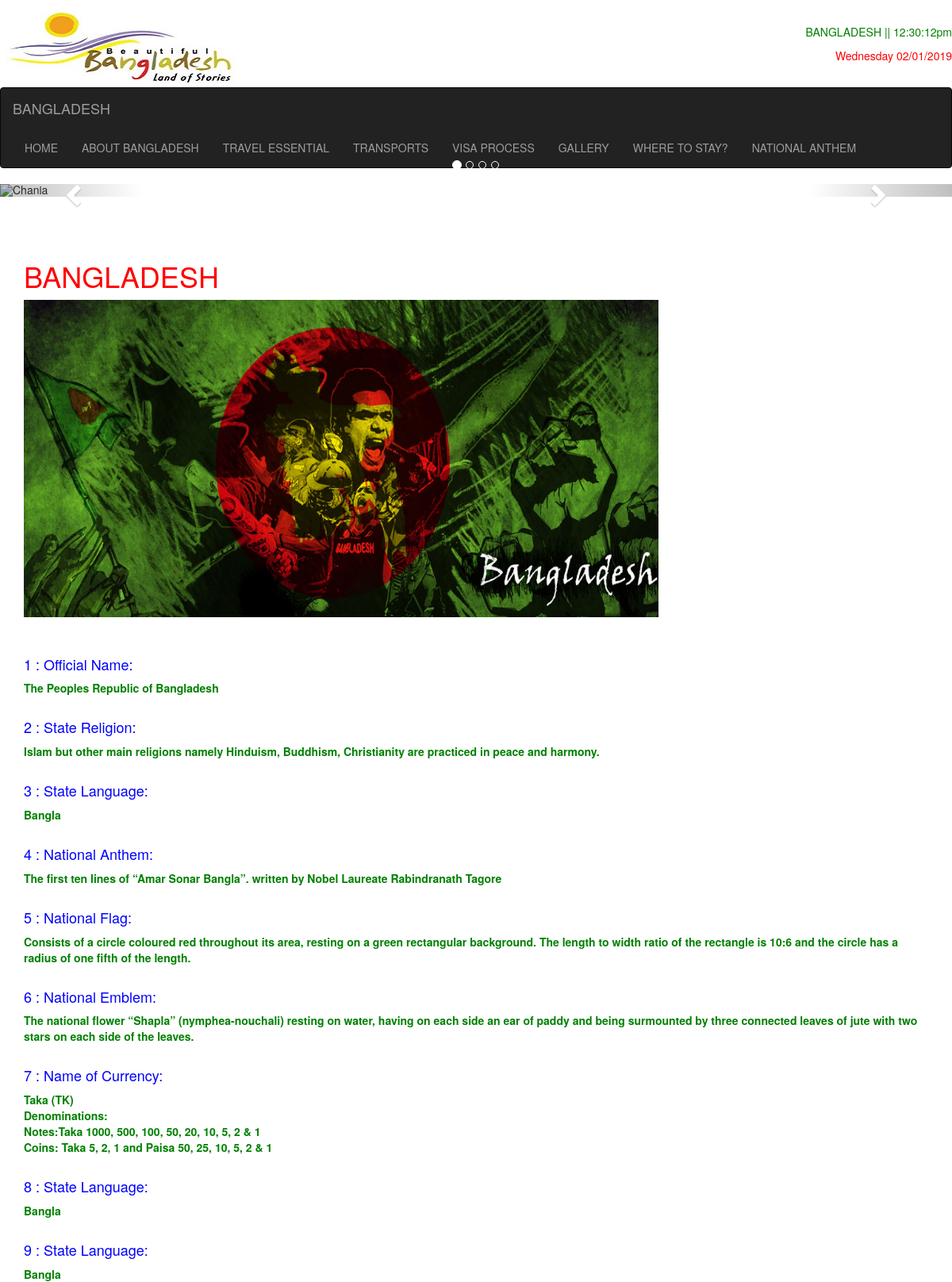
The page /aboutbd.php on the database its author committed.
### tables this page shows
CREATE TABLE aboutbd
(
id int primary key unique not null,
title varchar(255),

description varchar(255)

);

### aboutbd.php (the view, shortened to what this page needs)
<!DOCTYPE html>
<html lang="en">
<head>
	<link rel="stylesheet" href="https://maxcdn.bootstrapcdn.com/bootstrap/3.3.7/css/bootstrap.min.css">
	<link rel="stylesheet" type="text/css" href="assets/bootstrap/css/bootstrap.min.css">
</head>
<body>
    <p>
        <img align="left" class="center-block img-rounded img-responsive" src="assets/images/logoMain.jpg" alt="BEAUTIFUL BANGLADESH">
        <?php
        echo "<p align=\"right\" style=\"color:green\">"."<br>"."BANGLADESH || ".date("h:i:sa") . "<br>"."</p>";
        echo "<p align=\"right\" style=\"color:red\">".date("l d/m/Y")."</p>";
        ?>
    </p>
    <br>
            <nav class="navbar navbar-inverse">
      <div class="container-fluid">
        <div class="navbar-header">
          <a class="navbar-brand" href="home.php">BANGLADESH</a>
        </div>
        <ul class="nav navbar-nav">
          <li><a href="home.php">HOME</a></li>
          <li><a href="#">ABOUT BANGLADESH</a></li>
          <li><a href="#">TRAVEL ESSENTIAL</a></li>
          <li><a href="#">TRANSPORTS</a></li>
          <li><a href="#">VISA PROCESS</a></li>
          <li><a href="gallery.php">GALLERY</a></li>
          <li><a href="#">WHERE TO STAY?</a></li>
          <li><a href="nationalan.php">NATIONAL ANTHEM</a></li>
        </ul>
      </div>
    </nav>
    <div id="myCarousel" class="carousel slide" data-ride="carousel">
      <ol class="carousel-indicators">
        <li data-target="#myCarousel" data-slide-to="0" class="active"></li>
        <li data-target="#myCarousel" data-slide-to="1"></li>
        <li data-target="#myCarousel" data-slide-to="2"></li>
        <li data-target="#myCarousel" data-slide-to="3"></li>
      </ol>
      <div class="carousel-inner" role="listbox">
        <div class="item active">
          <img src="assets/images/1.jpg" alt="Chania">
        </div>
    </div>
  <a class="left carousel-control" href="#myCarousel" role="button" data-slide="prev">
    <span class="glyphicon glyphicon-chevron-left" aria-hidden="true"></span>
  </a>
  <a class="right carousel-control" href="#myCarousel" role="button" data-slide="next">
    <span class="glyphicon glyphicon-chevron-right" aria-hidden="true"></span>
  </a>
</div>
    <br>
    <br>
    <br>
<div class="container">
 <h1 style="color:red;">BANGLADESH</h1>
 <img src="assets/images/aboutbdhome.jpg" width="800px" height="400px" /> <br> <br>
<?php
            $server_name = "localhost";
            $user_name = "root";
            $password = "";
            $database_name = "bangladesh";
            $mysqli_database_connection = new mysqli($server_name, $user_name, $password, $database_name);
            if ($mysqli_database_connection->connect_error)
            {
                die("ERROR CONNECTING TO MySQL SERVER." . $mysqli_database_connection->connect_error);
            }
            else
            {
                $my_sql_query = "SELECT * FROM aboutbd";
                $result = $mysqli_database_connection->query($my_sql_query);
                if ($result->num_rows > 0)
                {
                        while ($row = $result->fetch_assoc())
                        {
                            $newS1 = nl2br($row["description"]);
                            echo "<br>";
                            echo "<h4 style=color:blue;>".$row["id"]." : ".$row["title"]."</h4>";
                            echo "<b style=color:green;>".$newS1."</b>"."<br>";
                        }
                }
            }
?>
</div>

### rows shown on the page
aboutbd: id "1", title "Official Name:", description "The Peoples Republic of Bangladesh"
aboutbd: id "2", title "State Religion:", description "Islam but other main religions namely Hinduism, Buddhism, Christianity are practiced in peace and harmony."
aboutbd: id "3", title "State Language:", description "Bangla"
aboutbd: id "4", title "National Anthem:", description "The first ten lines of “Amar Sonar Bangla”. written by Nobel Laureate Rabindranath Tagore"
aboutbd: id "5", title "National Flag:", description "Consists of a circle coloured red throughout its area, resting on a green rectangular background. The length to width ratio of the rectangle is 10:6 and the circle has a radius of one fifth of the length."
aboutbd: id "6", title "National Emblem:", description "The national flower “Shapla” (nymphea-nouchali) resting on water, having on each side an ear of paddy and being surmounted by three connected leaves of jute with two stars on each side of the leaves."
aboutbd: id "7", title "Name of Currency:", description "Taka (TK) Denominations: Notes:Taka 1000, 500, 100, 50, 20, 10, 5, 2 & 1 Coins: Taka 5, 2, 1 and Paisa 50, 25, 10, 5, 2 & 1"
aboutbd: id "8", title "State Language:", description "Bangla"
aboutbd: id "9", title "State Language:", description "Bangla"
